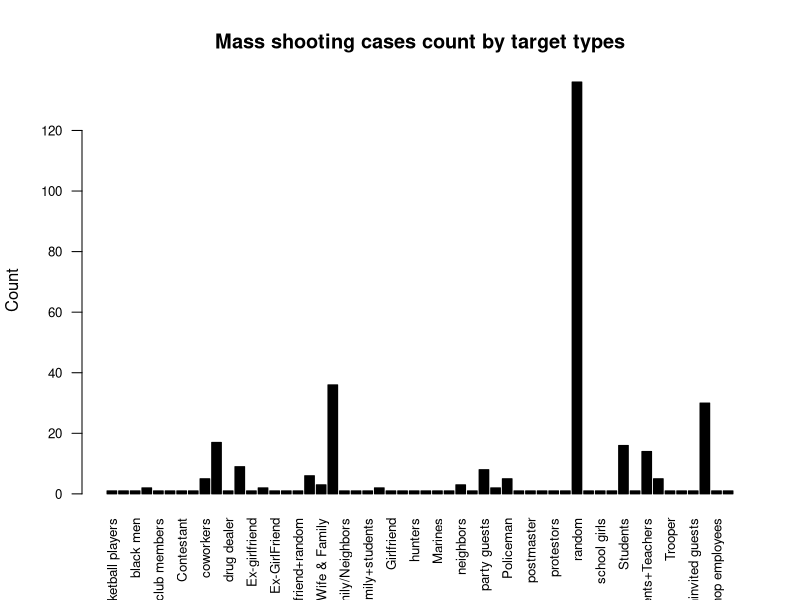
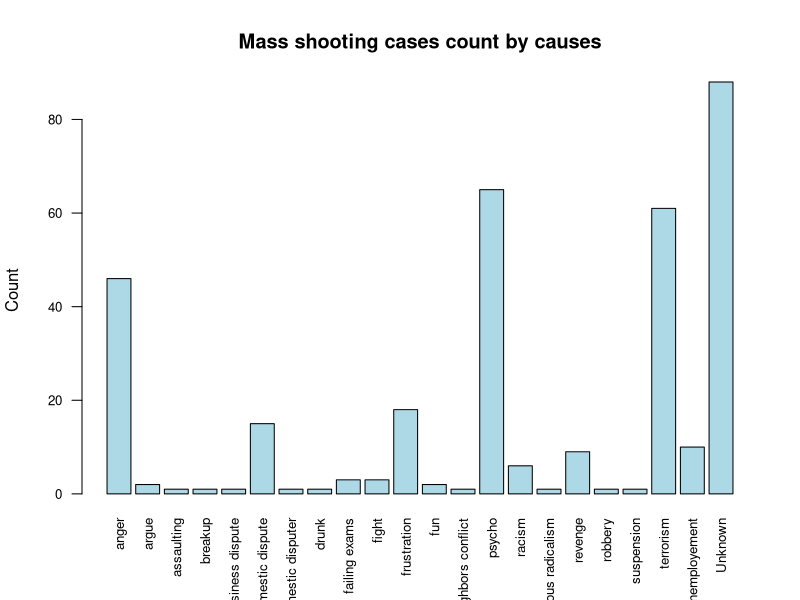
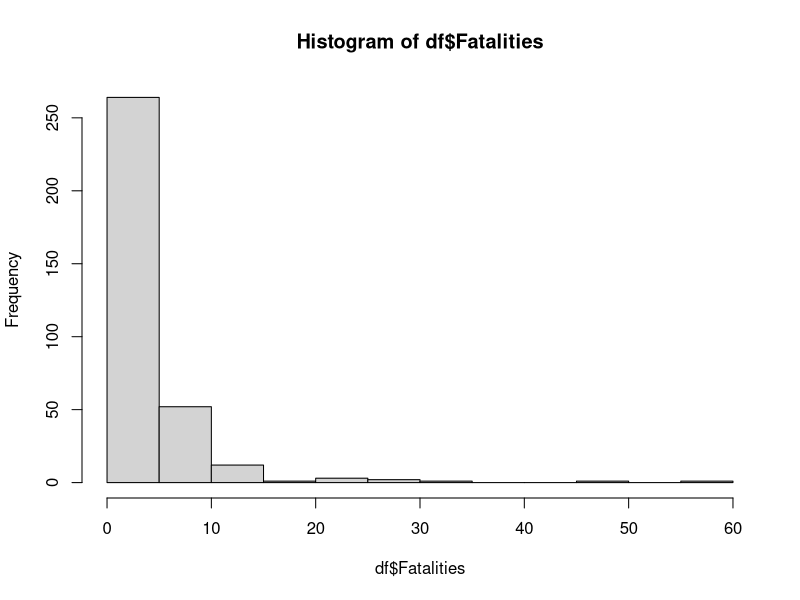
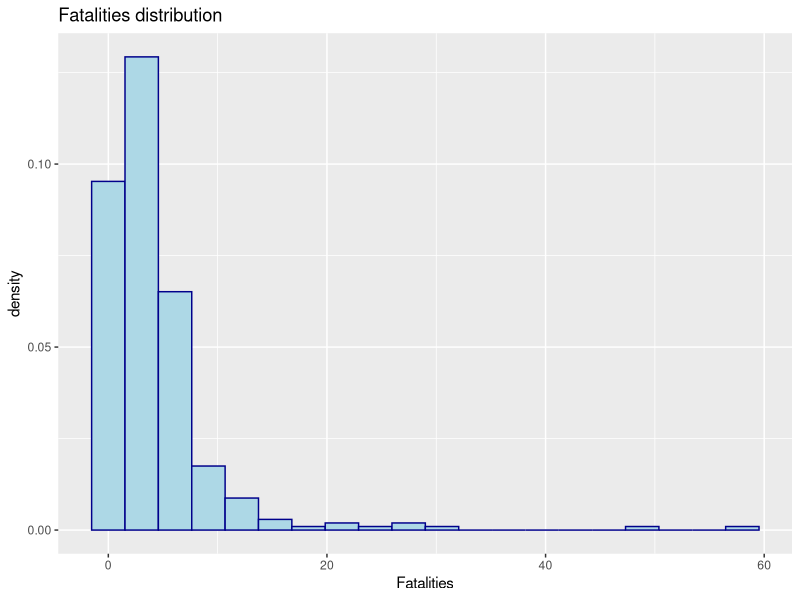

Write the R code that produced these figures, in order. (Note: this script raises an error after producing the figures.)
library(tidyverse)
library(sampling)
options(digits = 4)

# read mass_shooting dataset and replace -999 to NA
df <- read_csv('mass_shooting.csv', na = c(-999, "NA") )
glimpse(df)
# a problem is column names are not well-formated, so I had to clean it up 
# and sort the data by date.
colnames(df)
# fix Date

df <- df %>% rename(
  Incideent_are = `Incident Area`,
  Location_type = `Open/Close Location`,
  Shooter_status = `Shooter status`,
  Shooter_number = `No. of shooter/suspect`,
  Total_vicitimes = `Total victims`,
  Policeman_killed = `Policeman Killed`,
  Suspect_age = Age,
  Employeed = `Employeed (Y/N)`,
  Employed_at = `Employed at`,
  Mental_problem = `Mental Health Issues`
) %>% select(4, 5, 3, 7:24, -10) %>% mutate(
  Date = as.Date(df$Date, "%m/%d/%y"),
  Mental_problem = ifelse(Mental_problem == 'yes', 'Yes', Mental_problem),
  Mental_problem = replace_na(Mental_problem, 'Unknown'),
  Cause = replace_na(Cause, 'Unknown'),
  Target = replace_na(Target, 'Unknown')
) %>% arrange(desc(Date) ) %>% filter(Date < '2020-12-31')
glimpse(df)

unique(df$Mental_problem)
# analysis categorical variables of Target type and Cause

table(df$Target)
barplot(table(df$Target), las = 2, cex.names = 0.8, cex.axis = 0.8, 
        col = 'black', main = 'Mass shooting cases count by target types',
        ylab = 'Count')

barplot(table(df$Cause), las = 2, cex.names = 0.8, cex.axis = 0.8, 
        col = 'lightblue', main = 'Mass shooting cases count by causes',
        ylab = 'Count')

# analysis numeric variable of Fatality
hist(df$Fatalities)
ggplot(df) + geom_histogram(aes(x = Fatalities, y = ..density..),bins = 20, 
color="darkblue", fill="lightblue") + labs(title = 'Fatalities distribution')



# Check if total victim number and fatalities are related to cause or suspect mental problem

# first to check correlation between deaths and victims, they should strongly positive associated
cor(df$Total_vicitimes, df$Fatalities)

df %>% group_by(Mental_problem) %>% summarise(
  death = mean(Fatalities),
  victim = mean(Total_vicitimes)
) %>% arrange( desc(death, victim))

ggplot(df) + geom_histogram(aes(Fatalities, y = ..density.., 
                                fill = Mental_problem))


df %>% group_by(Cause) %>% summarise(
  death = mean(Fatalities),
  victim = mean(Total_vicitimes)
) %>% arrange( desc(death, victim))


# see the distribution of total victims
prop.table(table(df$Total_vicitimes))
plot(prop.table(table(df$Total_vicitimes)), type = 'h', 
     ylab = 'probability', xlab = 'total victims', main = 'PDF of total victims')

# remove the outlier 585 and plot the pdf again

victim2 = subset(df$Total_vicitimes, df$Total_vicitimes != max(df$Total_vicitimes))
plot(prop.table(table(victim2)), type = 'h', 
     ylab = 'probability', xlab = 'total victims', main = 'PDF of total victims')





# Sampling 

# simple random sampling
victim = df$Total_vicitimes

N = nrow(df)
sample_size = 50
n_samples = 30
xbar = numeric(n_samples)
for (i in 1:n_samples) {
  p = sample(victim, sample_size)
  xbar[i] = mean(p)
}
xbar
mean(xbar)
mean(victim)



# bootstrapping 

# total number of samples from the population with replacement
bootstrapping = sample(victim, N, replace = T)
par(mfrow = c(1, 2))
plot(prop.table(table(bootstrapping)), type = 'l', 
     col = 'darkgreen', main = 'PDF of victimes numbers 
     by sampling with replacement',
     ylab = 'probability', xlab = 'victimes', xlim = c(0, 100))
plot(prop.table(table(df$Total_vicitimes)), type = 'l', 
     col = 'darkgreen', main = 'PDF of victimes numbers',
     ylab = 'probability', xlab = 'victimes', xlim = c(0, 100))


# systematic sampling with step size 20
par(mfrow = c(1, 2))
k = ceiling(N / 20)
sys_samples = df[seq(from = sample(k, 1), by = k, to= N), ]
plot(prop.table(table(sys_samples$Total_vicitimes)), type = 'l', 
     col = 'darkgreen', main = 'PDF of victimes numbers by 
     systematic sampling',
     ylab = 'probability', xlab = 'victimes')

plot(prop.table(table(df$Total_vicitimes)), type = 'l', 
     col = 'darkgreen', main = 'PDF of victimes numbers',
     ylab = 'probability', xlab = 'victimes', xlim = c(0, 100))

par(mfrow = c(1, 1))


# inclusion probability
pik <- inclusionprobabilities(df$Fatalities, 100)
sp <- UPsystematic(pik)
in_samples = df[sp != 0, ]
par(mfrow = c(1, 2))
plot(prop.table(table(in_samples$Total_vicitimes)), type = 'l', 
     col = 'darkgreen', main = 'PDF of victimes numbers 
     by inclusion probability',
     ylab = 'probability', xlab = 'victimes', ylim = c(0, 0.3), 
     xlim = c(0, 100))

plot(prop.table(table(df$Total_vicitimes)), type = 'l', 
     col = 'darkgreen', main = 'PDF of victimes numbers',
     ylab = 'probability', xlab = 'victimes',
     ylim = c(0, 0.3), xlim = c(0, 100))
par(mfrow = c(1, 1))



# stratified sampling
df_stra <- df[, c('Mental_problem', 'Total_vicitimes')]
freq <- table(df_stra$Mental_problem)
st_size = 100 * freq / sum(freq)
stra_reg <- strata(df_stra, stratanames = 'Mental_problem', size = st_size, method = 'srswor')
stra_simples = getdata(df_stra, stra_reg)$Total_vicitimes
par(mfrow = c(1, 2))
plot(prop.table(table(stra_simples)), type = 'l', 
     col = 'darkgreen', main = 'PDF of victimes numbers 
     by stratified sampling',
     ylab = 'probability', xlab = 'victimes', ylim = c(0, 0.3), 
     xlim = c(0, 100))

plot(prop.table(table(df$Total_vicitimes)), type = 'l', 
     col = 'darkgreen', main = 'PDF of victimes numbers',
     ylab = 'probability', xlab = 'victimes',
     ylim = c(0, 0.3), xlim = c(0, 100))
par(mfrow = c(1, 1))
